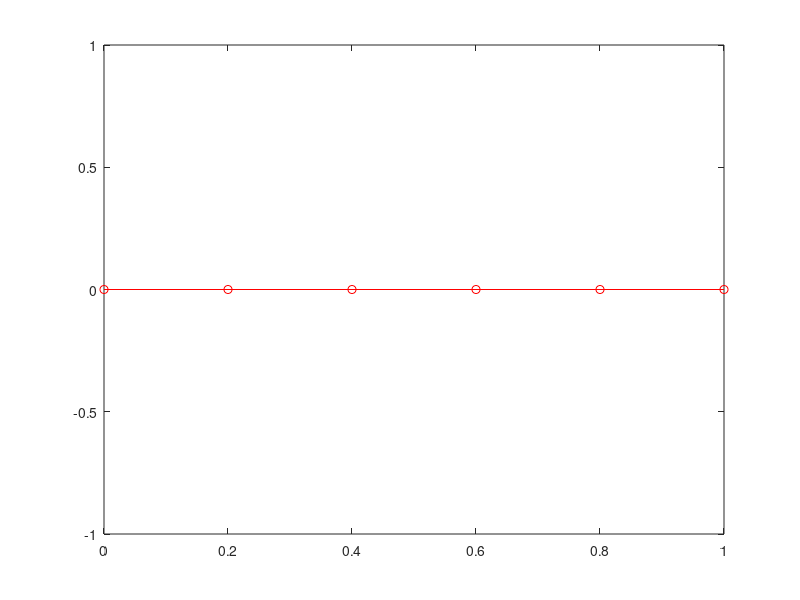

Write the MATLAB code that produced this figure. (Note: this script raises an error after producing the figure.)
clc; clear all; close all
x0 = 0;
xL = 1;
h = 0.2;
xdof = [x0+h:h:xL]';
N = length(xdof);

a  = 1; b = 1; c = 1;
U  = ones(N,1);
U1 = ones(N-1,1);
% matrice di massa M
M = h *  ( 2/3*diag(U) +1/6*diag(U1,1) + 1/6*diag(U1,-1) );
M(N,N)= h*(1/3);
% matrice di rigidezza A
Aa = a/h * ( 2*diag(U) - diag(U1,1) - diag(U1,-1) );
Aa(N,N)=(a/h)*1;
Ab = b * ( 1/2*diag(U1,1) - 1/2*diag(U1,-1) );
Ab(N,N)=b*0.5;
Ac = c*M;
A  = Aa+Ab+Ac;
% termine noto
gN = 12;
frhs = @(x) 5*x.^3+15*x.^2-33*x-3;
F = h*frhs(xdof);
F(N) = (h/2)*frhs(xdof(N)) + gN;

u = zeros(N,1);
dt = 0.01;
xbc = [x0;xdof];
plot(xbc,[0;u],'ro-'); hold on

theta = 0.5;
[L,U,P]=lu(M/dt+theta*A);
for i=1:30
    b=(M/dt-(1-theta)*A)*u+F;
    y=fwsub(L,P*b);
    u=bksub(U,y);
    plot(xbc,[0;u],'bo-');
    drawnow; pause(.1)
end

EIG = eig(-A,M)
EIG2=eig(-inv(M)*A)
2/(max(abs(EIG)))